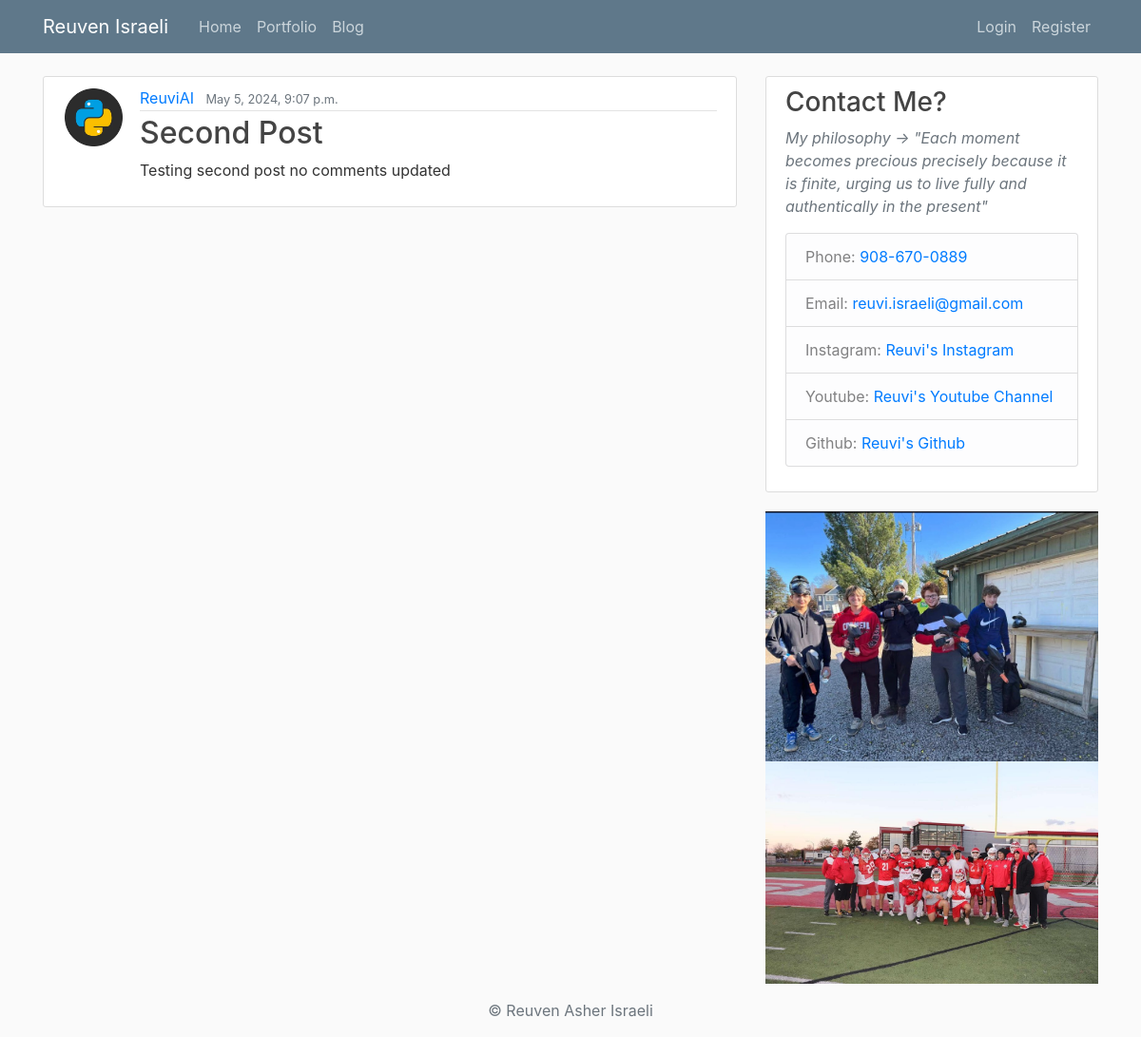
The app's page /post/2/ with its own data.
### blog/models.py (models this page shows, shortened)
class Post(models.Model):
    title = models.CharField(max_length=100)
    content = models.TextField()
    date_posted = models.DateTimeField(default=timezone.now)
    author = models.ForeignKey(User, on_delete=models.CASCADE)

### users/models.py (models this page shows, shortened)
class Profile(models.Model):
    user = models.OneToOneField(User, on_delete=models.CASCADE)
    image = models.ImageField(default='default.jpg', upload_to='profile_pics')

### blog/views.py (the view)
# urls.py: path('post/<int:pk>/', PostDetailView.as_view(), name='post-detail'),
class PostDetailView(DetailView):
    model = Post

### blog/templates/blog/post_detail.html (shortened to what this page needs)
{% extends "blog/base.html" %}
{% block content %}
    <article class="media content-section">
        <img class="rounded-circle article-img "src="{{ object.author.profile.image.url }}">
        <div class="media-body">
            <div class="article-metadata">
                <a class="mr-2" href="#">{{ object.author }}</a>
                <small class="text-muted">{{ object.date_posted }}</small>
            </div>
            <h2 class="article-title">{{ object.title }}</h2>
            <p class="article-content">{{ object.content }}</p>
        </div>
        </article>
{% endblock content %}

### blog/static/blog/main.css (style rules this page uses)
body { background: #fafafa; color: #333333; margin-top: 5rem; }
h1, h2, h3, h4, h5, h6 { color: #444444; }
.content-section { background: #ffffff; padding: 10px 20px; border: 1px solid #dddddd; border-radius: 3px; margin-bottom: 20px; }
.article-title { color: #444444; }
.article-content { white-space: pre-line; }
.article-img { height: 65px; width: 65px; margin-right: 16px; }
.article-metadata { padding-bottom: 1px; margin-bottom: 4px; border-bottom: 1px solid #e3e3e3 }

### records on screen
Post: author.profile.image (picture), author "ReuviAI", date_posted "May 5, 2024, 9:07 p.m.", title "Second Post", content "Testing second post no comments updated"
